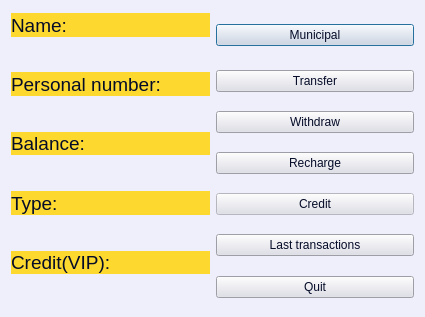
<?xml version="1.0" encoding="UTF-8"?>
<ui version="4.0">
 <class>Account</class>
 <widget class="QDialog" name="Account">
  <property name="geometry">
   <rect>
    <x>0</x>
    <y>0</y>
    <width>425</width>
    <height>317</height>
   </rect>
  </property>
  <property name="minimumSize">
   <size>
    <width>425</width>
    <height>317</height>
   </size>
  </property>
  <property name="maximumSize">
   <size>
    <width>425</width>
    <height>317</height>
   </size>
  </property>
  <property name="windowTitle">
   <string>Dialog</string>
  </property>
  <property name="styleSheet">
   <string notr="true">background-color: rgb(239, 239, 251);</string>
  </property>
  <layout class="QGridLayout" name="gridLayout">
   <item row="0" column="0" rowspan="7">
    <layout class="QVBoxLayout" name="verticalLayout">
     <item>
      <widget class="QLabel" name="Name">
       <property name="font">
        <font>
         <family>Arial</family>
         <pointsize>14</pointsize>
         <weight>50</weight>
         <italic>false</italic>
         <bold>false</bold>
        </font>
       </property>
       <property name="styleSheet">
        <string notr="true">font: 14pt &quot;Arial&quot;;
background-color: rgb(253, 216, 46);
color: rgb(5, 12, 40);</string>
       </property>
       <property name="text">
        <string>Name:</string>
       </property>
      </widget>
     </item>
     <item>
      <widget class="QLabel" name="name">
       <property name="font">
        <font>
         <family>Arial</family>
         <pointsize>14</pointsize>
         <weight>50</weight>
         <italic>false</italic>
         <bold>false</bold>
        </font>
       </property>
       <property name="styleSheet">
        <string notr="true">font: 14pt &quot;Arial&quot;;
color: rgb(5, 12, 40);</string>
       </property>
       <property name="text">
        <string/>
       </property>
      </widget>
     </item>
     <item>
      <widget class="QLabel" name="PersonalNumber">
       <property name="font">
        <font>
         <family>Arial</family>
         <pointsize>14</pointsize>
         <weight>50</weight>
         <italic>false</italic>
         <bold>false</bold>
        </font>
       </property>
       <property name="styleSheet">
        <string notr="true">font: 14pt &quot;Arial&quot;;
color: rgb(5, 12, 40);
background-color: rgb(253, 216, 46);</string>
       </property>
       <property name="text">
        <string>Personal number:</string>
       </property>
      </widget>
     </item>
     <item>
      <widget class="QLabel" name="number">
       <property name="font">
        <font>
         <family>Arial</family>
         <pointsize>14</pointsize>
         <weight>50</weight>
         <italic>false</italic>
         <bold>false</bold>
        </font>
       </property>
       <property name="styleSheet">
        <string notr="true">font: 14pt &quot;Arial&quot;;
color: rgb(5, 12, 40);</string>
       </property>
       <property name="text">
        <string/>
       </property>
      </widget>
     </item>
     <item>
      <widget class="QLabel" name="Balance">
       <property name="font">
        <font>
         <family>Arial</family>
         <pointsize>14</pointsize>
         <weight>50</weight>
         <italic>false</italic>
         <bold>false</bold>
        </font>
       </property>
       <property name="styleSheet">
        <string notr="true">font: 14pt &quot;Arial&quot;;
color: rgb(5, 12, 40);
background-color: rgb(253, 216, 46);
</string>
       </property>
       <property name="text">
        <string>Balance:</string>
       </property>
      </widget>
     </item>
     <item>
      <widget class="QLabel" name="balance">
       <property name="font">
        <font>
         <family>Arial</family>
         <pointsize>14</pointsize>
         <weight>50</weight>
         <italic>false</italic>
         <bold>false</bold>
        </font>
       </property>
       <property name="styleSheet">
        <string notr="true">font: 14pt &quot;Arial&quot;;
color: rgb(5, 12, 40);</string>
       </property>
       <property name="text">
        <string/>
       </property>
      </widget>
     </item>
     <item>
      <widget class="QLabel" name="Type">
       <property name="font">
        <font>
         <family>Arial</family>
         <pointsize>14</pointsize>
         <weight>50</weight>
         <italic>false</italic>
         <bold>false</bold>
        </font>
       </property>
       <property name="styleSheet">
        <string notr="true">font: 14pt &quot;Arial&quot;;
background-color: rgb(253, 216, 46);
color: rgb(5, 12, 40);</string>
       </property>
       <property name="text">
        <string>Type:</string>
       </property>
      </widget>
     </item>
     <item>
      <widget class="QLabel" name="type">
       <property name="font">
        <font>
         <family>Arial</family>
         <pointsize>14</pointsize>
         <weight>50</weight>
         <italic>false</italic>
         <bold>false</bold>
        </font>
       </property>
       <property name="styleSheet">
        <string notr="true">font: 14pt &quot;Arial&quot;;
color: rgb(5, 12, 40);</string>
       </property>
       <property name="text">
        <string/>
       </property>
      </widget>
     </item>
     <item>
      <widget class="QLabel" name="Credit">
       <property name="font">
        <font>
         <family>Arial</family>
         <pointsize>14</pointsize>
         <weight>50</weight>
         <italic>false</italic>
         <bold>false</bold>
        </font>
       </property>
       <property name="styleSheet">
        <string notr="true">font: 14pt &quot;Arial&quot;;
color: rgb(5, 12, 40);
background-color: rgb(253, 216, 46);</string>
       </property>
       <property name="text">
        <string>Credit(VIP):</string>
       </property>
      </widget>
     </item>
     <item>
      <widget class="QLabel" name="creditLine">
       <property name="font">
        <font>
         <family>Arial</family>
         <pointsize>14</pointsize>
         <weight>50</weight>
         <italic>false</italic>
         <bold>false</bold>
        </font>
       </property>
       <property name="styleSheet">
        <string notr="true">font: 14pt &quot;Arial&quot;;
color: rgb(5, 12, 40);</string>
       </property>
       <property name="text">
        <string/>
       </property>
      </widget>
     </item>
    </layout>
   </item>
   <item row="0" column="1">
    <widget class="QPushButton" name="municipal">
     <property name="autoFillBackground">
      <bool>false</bool>
     </property>
     <property name="styleSheet">
      <string notr="true">font: 14pt &quot;Arial&quot;;
background-color: rgb(221, 221, 232);
color: rgb(5, 12, 40);</string>
     </property>
     <property name="text">
      <string>Municipal</string>
     </property>
    </widget>
   </item>
   <item row="1" column="1">
    <widget class="QPushButton" name="transfer">
     <property name="autoFillBackground">
      <bool>false</bool>
     </property>
     <property name="styleSheet">
      <string notr="true">font: 14pt &quot;Arial&quot;;
background-color: rgb(221, 221, 232);
color: rgb(5, 12, 40);</string>
     </property>
     <property name="text">
      <string>Transfer</string>
     </property>
    </widget>
   </item>
   <item row="2" column="1">
    <widget class="QPushButton" name="withdraw">
     <property name="autoFillBackground">
      <bool>false</bool>
     </property>
     <property name="styleSheet">
      <string notr="true">font: 14pt &quot;Arial&quot;;
background-color: rgb(221, 221, 232);
color: rgb(5, 12, 40);</string>
     </property>
     <property name="text">
      <string>Withdraw</string>
     </property>
    </widget>
   </item>
   <item row="3" column="1">
    <widget class="QPushButton" name="recharge">
     <property name="autoFillBackground">
      <bool>false</bool>
     </property>
     <property name="styleSheet">
      <string notr="true">font: 14pt &quot;Arial&quot;;
background-color: rgb(221, 221, 232);
color: rgb(5, 12, 40);</string>
     </property>
     <property name="text">
      <string>Recharge</string>
     </property>
    </widget>
   </item>
   <item row="4" column="1">
    <widget class="QPushButton" name="credit">
     <property name="enabled">
      <bool>false</bool>
     </property>
     <property name="autoFillBackground">
      <bool>false</bool>
     </property>
     <property name="styleSheet">
      <string notr="true">font: 14pt &quot;Arial&quot;;
background-color: rgb(221, 221, 232);
color: rgb(5, 12, 40);</string>
     </property>
     <property name="text">
      <string>Credit</string>
     </property>
    </widget>
   </item>
   <item row="5" column="1">
    <widget class="QPushButton" name="transactions">
     <property name="autoFillBackground">
      <bool>false</bool>
     </property>
     <property name="styleSheet">
      <string notr="true">font: 14pt &quot;Arial&quot;;
background-color: rgb(221, 221, 232);
color: rgb(5, 12, 40);</string>
     </property>
     <property name="text">
      <string>Last transactions</string>
     </property>
    </widget>
   </item>
   <item row="6" column="1">
    <widget class="QPushButton" name="quit">
     <property name="autoFillBackground">
      <bool>false</bool>
     </property>
     <property name="styleSheet">
      <string notr="true">font: 14pt &quot;Arial&quot;;
background-color: rgb(221, 221, 232);
color: rgb(5, 12, 40);</string>
     </property>
     <property name="text">
      <string>Quit</string>
     </property>
    </widget>
   </item>
  </layout>
 </widget>
 <resources/>
 <connections/>
</ui>
